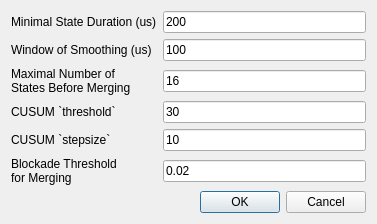
<?xml version="1.0" encoding="UTF-8"?>
<ui version="4.0">
 <class>SubeventStateDetectionSettingsDialog</class>
 <widget class="QDialog" name="SubeventStateDetectionSettingsDialog">
  <property name="geometry">
   <rect>
    <x>0</x>
    <y>0</y>
    <width>377</width>
    <height>211</height>
   </rect>
  </property>
  <property name="windowTitle">
   <string>Subevent State Detection Settings</string>
  </property>
  <layout class="QVBoxLayout" name="verticalLayout">
   <item>
    <layout class="QGridLayout" name="gridLayout">
     <item row="0" column="1">
      <widget class="QLineEdit" name="lineEdit_MinStateDuration">
       <property name="text">
        <string>200</string>
       </property>
      </widget>
     </item>
     <item row="3" column="1">
      <widget class="QLineEdit" name="lineEdit_CUSUMThresh">
       <property name="text">
        <string>30</string>
       </property>
      </widget>
     </item>
     <item row="1" column="0">
      <widget class="QLabel" name="label_2">
       <property name="text">
        <string>Window of Smoothing (us)</string>
       </property>
      </widget>
     </item>
     <item row="4" column="1">
      <widget class="QLineEdit" name="lineEdit_CUSUMStepSize">
       <property name="text">
        <string>10</string>
       </property>
      </widget>
     </item>
     <item row="2" column="0">
      <widget class="QLabel" name="label_3">
       <property name="text">
        <string>Maximal Number of 
States Before Merging</string>
       </property>
      </widget>
     </item>
     <item row="1" column="1">
      <widget class="QLineEdit" name="lineEdit_WinOfSmoothing">
       <property name="text">
        <string>100</string>
       </property>
      </widget>
     </item>
     <item row="3" column="0">
      <widget class="QLabel" name="label_4">
       <property name="text">
        <string>CUSUM `threshold`</string>
       </property>
       <property name="textFormat">
        <enum>Qt::MarkdownText</enum>
       </property>
      </widget>
     </item>
     <item row="2" column="1">
      <widget class="QLineEdit" name="lineEdit_MaxNumOfStates">
       <property name="text">
        <string>16</string>
       </property>
      </widget>
     </item>
     <item row="4" column="0">
      <widget class="QLabel" name="label_5">
       <property name="text">
        <string>CUSUM `stepsize`</string>
       </property>
       <property name="textFormat">
        <enum>Qt::MarkdownText</enum>
       </property>
      </widget>
     </item>
     <item row="0" column="0">
      <widget class="QLabel" name="label">
       <property name="text">
        <string>Minimal State Duration (us)</string>
       </property>
      </widget>
     </item>
     <item row="5" column="0">
      <widget class="QLabel" name="label_6">
       <property name="text">
        <string>Blockade Threshold 
for Merging</string>
       </property>
      </widget>
     </item>
     <item row="5" column="1">
      <widget class="QLineEdit" name="lineEdit_MergeBlockadeThresh">
       <property name="text">
        <string>0.02</string>
       </property>
      </widget>
     </item>
    </layout>
   </item>
   <item>
    <widget class="QDialogButtonBox" name="buttonBox">
     <property name="orientation">
      <enum>Qt::Horizontal</enum>
     </property>
     <property name="standardButtons">
      <set>QDialogButtonBox::Cancel|QDialogButtonBox::Ok</set>
     </property>
    </widget>
   </item>
  </layout>
 </widget>
 <resources/>
 <connections>
  <connection>
   <sender>buttonBox</sender>
   <signal>accepted()</signal>
   <receiver>SubeventStateDetectionSettingsDialog</receiver>
   <slot>accept()</slot>
   <hints>
    <hint type="sourcelabel">
     <x>248</x>
     <y>254</y>
    </hint>
    <hint type="destinationlabel">
     <x>148</x>
     <y>117</y>
    </hint>
   </hints>
  </connection>
  <connection>
   <sender>buttonBox</sender>
   <signal>rejected()</signal>
   <receiver>SubeventStateDetectionSettingsDialog</receiver>
   <slot>reject()</slot>
   <hints>
    <hint type="sourcelabel">
     <x>316</x>
     <y>260</y>
    </hint>
    <hint type="destinationlabel">
     <x>286</x>
     <y>274</y>
    </hint>
   </hints>
  </connection>
 </connections>
</ui>
